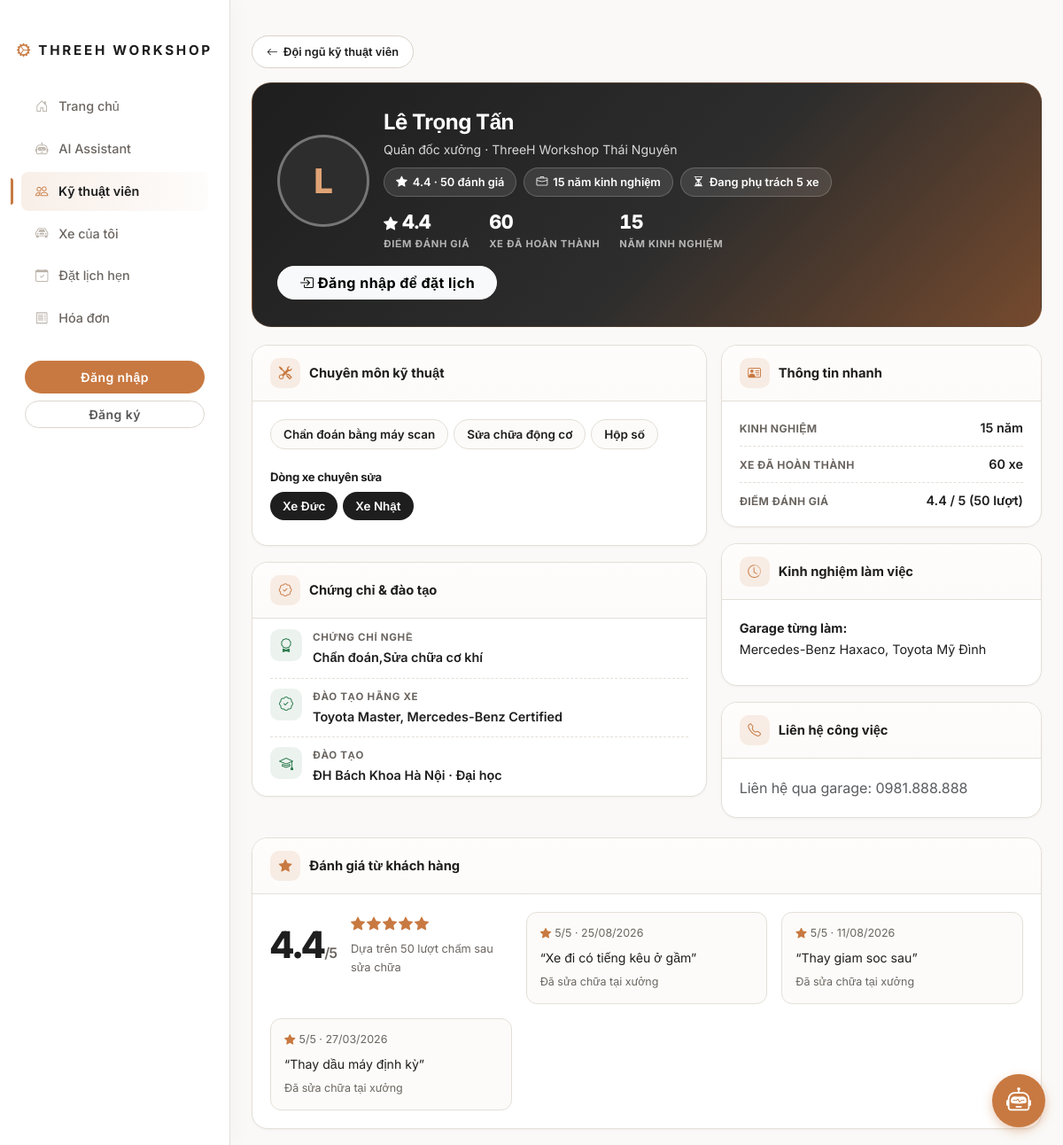
The page /our-team/19 on the database its author committed.
### app/models/models.py (models this page shows)
class User(Base):
    __tablename__ = "users"
    id = Column(Integer, primary_key=True, index=True)
    username = Column(String, unique=True, index=True)
    password_hash = Column(String)
    full_name = Column(String)
    phone = Column(String, nullable=True)
    email = Column(String, nullable=True)
    role = Column(String, default="customer") # roles: customer, technician, manager, admin
    address = Column(String, nullable=True)
    birth_date = Column(String, nullable=True) # YYYY-MM-DD
    preferred_contact = Column(String, nullable=True) # phone, zalo, email, facebook
    is_active = Column(Integer, default=1) # 1: đang hoạt động, 0: đã khóa
    leave_reason = Column(String, nullable=True) # Nghi viec | Di hoc nang cao | Trai nghiem | Khac
    leave_date = Column(String, nullable=True) # YYYY-MM-DD
    return_date = Column(String, nullable=True) # ngày quay lại (nếu có)
    vehicles = relationship("Vehicle", back_populates="owner")
    appointments = relationship("Appointment", foreign_keys="[Appointment.user_id]", back_populates="user")
    employee_profile = relationship("EmployeeProfile", back_populates="user", uselist=False)

class EmployeeProfile(Base):
    __tablename__ = "employee_profiles"
    id = Column(Integer, primary_key=True, index=True)
    user_id = Column(Integer, ForeignKey("users.id"), unique=True)
    dob_year = Column(Integer, nullable=True)
    gender = Column(String, nullable=True)
    avatar_url = Column(String, nullable=True)
    work_area = Column(String, nullable=True)
    job_title = Column(String, nullable=True)
    garage_name = Column(String, nullable=True)
    years_of_experience = Column(Integer, nullable=True)
    hire_date = Column(String, nullable=True)
    past_roles = Column(Text, nullable=True)
    technical_skills = Column(Text, nullable=True)
    education_school = Column(String, nullable=True)
    education_degree = Column(String, nullable=True)
    trade_certificates = Column(Text, nullable=True)
    brand_certificates = Column(Text, nullable=True)
    safety_certificates = Column(Text, nullable=True)
    past_garages = Column(Text, nullable=True)
    vehicle_types = Column(Text, nullable=True)
    key_projects = Column(Text, nullable=True)
    zalo_link = Column(String, nullable=True)
    facebook_link = Column(String, nullable=True)
    linkedin_link = Column(String, nullable=True)
    garage_address = Column(String, nullable=True)
    customer_rating_score = Column(Float, nullable=True)
    feedback_summary = Column(Text, nullable=True)
    social_profiles = Column(Text, nullable=True)
    tutorial_videos = Column(Text, nullable=True)
    tech_posts = Column(Text, nullable=True)
    community_participation = Column(Text, nullable=True)
    user = relationship("User", back_populates="employee_profile")

class RepairOrder(Base):
    __tablename__ = "repair_orders"
    id = Column(Integer, primary_key=True, index=True)
    vehicle_id = Column(Integer, ForeignKey("vehicles.id"))
    technician_id = Column(Integer, ForeignKey("users.id"), nullable=True)
    appointment_id = Column(Integer, ForeignKey("appointments.id"), nullable=True) # Lịch hẹn đã tạo ra phiếu này
    order_type = Column(String, default="Repair") # Repair, CarWash
    symptoms = Column(String)
    ai_diagnosis = Column(String)
    reception_datetime = Column(String, nullable=True)
    deliverer_name = Column(String, nullable=True)
    exterior_scratches = Column(String, nullable=True)
    fuel_level = Column(String, nullable=True)
    current_odo = Column(Integer, nullable=True)
    personal_belongings = Column(String, nullable=True)
    vehicle_images = Column(Text, nullable=True)
    symptom_severity = Column(String, nullable=True)
    abnormal_sounds = Column(String, nullable=True)
    warning_lights = Column(String, nullable=True)
    key_count = Column(Integer, nullable=True, default=0)
    inspection_result = Column(String, nullable=True)
    estimated_cost = Column(Integer, nullable=True)
    customer_approval = Column(String, default="Pending") # Pending, Approved, Rejected
    status = Column(String, default="Pending") # Pending (Chờ sửa), In Progress (Đang sửa), Completed (Hoàn thành)
    created_at = Column(DateTime, default=datetime.utcnow)
    repair_started_at = Column(DateTime, nullable=True)
    repair_notes = Column(Text, nullable=True)
    completed_at = Column(DateTime, nullable=True)
    handover_datetime = Column(String, nullable=True)
    service_rating = Column(Integer, nullable=True) # 1-5 sao
    final_odo = Column(Integer, nullable=True)
    completion_notes = Column(Text, nullable=True)
    completion_images = Column(Text, nullable=True) # nhiều ảnh, cách nhau bởi dấu phẩy
    repair_video_path = Column(String, nullable=True) # VD: /static/uploads/repairs/12_xxx.mp4
    repair_video_uploaded_at = Column(DateTime, nullable=True)
    vehicle = relationship("Vehicle", back_populates="repair_orders")
    technician = relationship("User", foreign_keys=[technician_id])
    invoice = relationship("Invoice", back_populates="repair_order", uselist=False)
    used_parts = relationship("RepairOrderPart", back_populates="repair_order")

### app/routers/customer.py (the view)
@router.get("/our-team/{tech_id}", response_class=HTMLResponse)
async def tech_public_profile(request: Request, tech_id: int, db: Session = Depends(get_db)):
    user = get_current_user_from_cookie(request, db)
    tech = db.query(User).filter(User.id == tech_id, User.role == "technician").first()
    if not tech or getattr(tech, "is_active", 1) == 0:
        return RedirectResponse("/our-team")
    done_orders = db.query(RepairOrder).filter(
        RepairOrder.technician_id == tech.id, RepairOrder.status == "Completed"
    ).order_by(RepairOrder.completed_at.desc()).all()
    rated = [o.service_rating for o in done_orders if o.service_rating]
    avg = round(sum(rated) / len(rated), 1) if rated else None
    open_n = db.query(RepairOrder).filter(
        RepairOrder.technician_id == tech.id,
        RepairOrder.status.in_(["Pending", "In Progress"])).count()
    reviews = [o for o in done_orders if o.service_rating][:3]
    stats = {"done": len(done_orders), "avg": avg, "nrate": len(rated), "open": open_n}
    return templates.TemplateResponse(request=request, name="tech_detail.html", context={
        "user": user, "tech": tech, "ep": tech.employee_profile,
        "stats": stats, "reviews": reviews
    })

### app/templates/tech_detail.html (shortened to what this page needs)
{% extends "base.html" %}
{% block content %}
<div class="mb-3 pt-3">
    <a href="/our-team" class="back-btn"><i class="bi bi-arrow-left"></i>Đội ngũ kỹ thuật viên</a>
</div>
<div class="tech-hero">
    <div class="d-flex gap-3 align-items-center position-relative flex-wrap" style="z-index:1;">
        {% if ep and ep.avatar_url %}
        <img src="{{ ep.avatar_url }}" alt="Ảnh {{ tech.full_name }}" class="tech-avatar">
        {% else %}
        <div class="tech-avatar-fallback" aria-hidden="true">{{ tech.full_name[0]|upper }}</div>
        {% endif %}
        <div class="flex-grow-1" style="min-width: 240px;">
            <h1 class="mb-1 fw-bold">{{ tech.full_name }}</h1>
            <div class="sub mb-2">{{ ep.job_title if ep and ep.job_title else 'Kỹ thuật viên' }}{% if ep and ep.garage_name %} · {{ ep.garage_name }}{% endif %}{% if ep and ep.work_area %} · {{ ep.work_area }}{% endif %}</div>
            <div class="d-flex gap-2 flex-wrap">
                {% if stats.avg %}
                <span class="tech-badge"><i class="bi bi-star-fill"></i>{{ stats.avg }} · {{ stats.nrate }} đánh giá</span>
                {% endif %}
                <span class="tech-badge"><i class="bi bi-briefcase"></i>{{ ep.years_of_experience or '—' }} năm kinh nghiệm</span>
                {% if stats.open == 0 %}
                <span class="tech-badge ok"><i class="bi bi-check-circle"></i>Đang nhận việc mới</span>
                {% else %}
                <span class="tech-badge"><i class="bi bi-hourglass-split"></i>Đang phụ trách {{ stats.open }} xe</span>
                {% endif %}
            </div>
            <div class="tech-stats" aria-label="Số liệu thợ">
                <div class="stat"><div class="n">{% if stats.avg %}<i class="bi bi-star-fill"></i> {{ stats.avg }}{% else %}—{% endif %}</div><div class="l">Điểm đánh giá</div></div>
                <div class="stat"><div class="n">{{ stats.done }}</div><div class="l">Xe đã hoàn thành</div></div>
                <div class="stat"><div class="n">{{ ep.years_of_experience or '—' }}</div><div class="l">Năm kinh nghiệm</div></div>
            </div>
        </div>
        {% if user and user.get('role') == 'customer' %}
        <a href="/my-appointments?tech_id={{ tech.id }}#bookNow" class="btn btn-light rounded-pill px-4 fw-bold"><i class="bi bi-calendar-check me-1"></i>Đặt lịch với tôi</a>
        {% elif not user %}
        <a href="/login?next=/our-team/{{ tech.id }}" class="btn btn-light rounded-pill px-4 fw-bold"><i class="bi bi-box-arrow-in-right me-1"></i>Đăng nhập để đặt lịch</a>
        {% endif %}
    </div>
</div>
<div class="row g-3 mt-1">
    <div class="col-lg-7">
        <div class="tech-card">
            <div class="tech-card-head"><i class="bi bi-tools"></i>Chuyên môn kỹ thuật</div>
            <div class="tech-card-body">
                {% if ep and ep.technical_skills %}
                    {% for s in ep.technical_skills.split(',') %}<span class="skill-pill">{{ s.strip() }}</span>{% endfor %}
                {% else %}
                <p class="text-muted mb-0">Đang cập nhật.</p>
                {% endif %}
                {% if ep and ep.vehicle_types %}
                <h6 class="fw-bold mt-3 mb-2" style="font-size:.82rem;color:var(--lux-graphite);">Dòng xe chuyên sửa</h6>
                {% for v in ep.vehicle_types.split(',') %}<span class="veh-pill">{{ v.strip() }}</span>{% endfor %}
                {% endif %}
            </div>
        </div>
        <div class="tech-card">
            <div class="tech-card-head"><i class="bi bi-patch-check"></i>Chứng chỉ & đào tạo</div>
            <div class="tech-card-body" style="padding-top:12px;padding-bottom:12px;">
                {% if ep and (ep.trade_certificates or ep.brand_certificates or ep.safety_certificates or ep.education_school) %}
                    {% if ep.trade_certificates %}
                    <div class="cert"><span class="ci"><i class="bi bi-award"></i></span><div><div class="ct">Chứng chỉ nghề</div><div class="cv">{{ ep.trade_certificates }}</div></div></div>
                    {% endif %}
                    {% if ep.brand_certificates %}
                    <div class="cert"><span class="ci"><i class="bi bi-patch-check"></i></span><div><div class="ct">Đào tạo hãng xe</div><div class="cv">{{ ep.brand_certificates }}</div></div></div>
                    {% endif %}
                    {% if ep.education_school %}
                    <div class="cert"><span class="ci"><i class="bi bi-mortarboard"></i></span><div><div class="ct">Đào tạo</div><div class="cv">{{ ep.education_school }}{% if ep.education_degree %} · {{ ep.education_degree }}{% endif %}</div></div></div>
                    {% endif %}
                {% else %}
                <p class="text-muted mb-0">Đang cập nhật.</p>
                {% endif %}
            </div>
        </div>
    </div>
    <div class="col-lg-5">
        <div class="tech-card">
            <div class="tech-card-head"><i class="bi bi-person-vcard"></i>Thông tin nhanh</div>
            <div class="tech-card-body" style="padding-top:10px;padding-bottom:10px;">
                <div class="info-row"><span class="k">Kinh nghiệm</span><span class="v">{{ ep.years_of_experience ~ ' năm' if ep and ep.years_of_experience else '—' }}</span></div>
                <div class="info-row"><span class="k">Xe đã hoàn thành</span><span class="v">{{ stats.done }} xe</span></div>
                <div class="info-row"><span class="k">Điểm đánh giá</span><span class="v">{% if stats.avg %}{{ stats.avg }} / 5 ({{ stats.nrate }} lượt){% else %}Chưa có{% endif %}</span></div>
            </div>
        </div>
        <div class="tech-card">
            <div class="tech-card-head"><i class="bi bi-clock-history"></i>Kinh nghiệm làm việc</div>
            <div class="tech-card-body">
                {% if ep and (ep.past_garages or ep.key_projects or ep.past_roles) %}
                    {% if ep.past_garages %}<p class="mb-2" style="font-size:.9rem;"><strong>Garage từng làm:</strong><br>{{ ep.past_garages.replace('\n', '<br>')|safe }}</p>{% endif %}
                {% else %}
                <p class="text-muted mb-0">Đang cập nhật.</p>
                {% endif %}
            </div>
        </div>
        <div class="tech-card">
            <div class="tech-card-head"><i class="bi bi-telephone"></i>Liên hệ công việc</div>
            <div class="tech-card-body">
                {% if ep and (ep.zalo_link or ep.facebook_link or ep.linkedin_link) %}
                    <div class="d-flex gap-2 flex-wrap">
                        {% if ep.zalo_link %}<a href="{{ ep.zalo_link }}" target="_blank" rel="noopener" class="btn btn-sm rounded-pill" style="background:#fff;border:1px solid #D8D1C8;color:var(--lux-graphite);">Zalo</a>{% endif %}
                        {% if ep.facebook_link %}<a href="{{ ep.facebook_link }}" target="_blank" rel="noopener" class="btn btn-sm rounded-pill" style="background:#fff;border:1px solid #D8D1C8;color:var(--lux-graphite);">Facebook</a>{% endif %}
                        {% if ep.linkedin_link %}<a href="{{ ep.linkedin_link }}" target="_blank" rel="noopener" class="btn btn-sm rounded-pill" style="background:#fff;border:1px solid #D8D1C8;color:var(--lux-graphite);">LinkedIn</a>{% endif %}
                    </div>
                    <p class="mt-3 mb-0" style="font-size:.82rem;color:var(--lux-slate);">Liên hệ công việc qua garage để được xác nhận nhanh. Không chia sẻ số cá nhân trên trang công khai.</p>
                {% else %}
                <p class="text-muted mb-0">Liên hệ qua garage: 0981.888.888</p>
                {% endif %}
            </div>
        </div>
    </div>
</div>
<div class="tech-card mt-1">
    <div class="tech-card-head"><i class="bi bi-star-fill"></i>Đánh giá từ khách hàng</div>
    <div class="tech-card-body">
        {% if stats.avg %}
        <div class="row g-3 align-items-stretch">
            <div class="col-md-4">
                <div class="score-wrap" style="margin-bottom:0;">
                    <div class="score-big">{{ stats.avg }}<small>/5</small></div>
                    <div>
                        <div class="stars" aria-label="{{ stats.avg }} trên 5 sao">{% for _ in range(5) %}<i class="bi bi-star-fill"></i>{% endfor %}</div>
                        <div style="font-size:.8rem;color:var(--lux-slate);margin-top:4px;">Dựa trên {{ stats.nrate }} lượt chấm sau sửa chữa</div>
                    </div>
                </div>
            </div>
            {% for r in reviews %}
            <div class="col-md-4">
                <div class="review" style="margin-top:0;height:100%;">
                    <div class="rh"><span><i class="bi bi-star-fill me-1" style="color:var(--copper-orange);"></i>{{ r.service_rating }}/5 · {{ r.completed_at.strftime('%d/%m/%Y') if r.completed_at else (r.created_at.strftime('%d/%m/%Y') if r.created_at else '') }}</span></div>
                    <div class="rt">“{{ (r.symptoms or '')|truncate(120) }}”</div>
                    <div style="font-size:.78rem;color:var(--lux-slate);margin-top:6px;">Đã sửa chữa tại xưởng</div>
                </div>
            </div>
            {% endfor %}
        </div>
        {% else %}
        <p class="text-muted mb-0">Thợ mới — chưa có lượt chấm nào. Hãy là khách đầu tiên đặt lịch và đánh giá.</p>
        {% endif %}
    </div>
</div>
{% endblock %}

### app/templates/base.html (style rules this page uses)
:root { --warm-white: #FAF9F7; --concrete-gray: #E9ECEF; --charcoal-black: #1E1E1E; --dark-graphite: #2D2D2D; --copper-orange: #C87941; --text-muted: #8C8C8C; --lux-ivory: #FCFBF9; --lux-sand: #F4F1EC; --lux-hairline: #E4DFD8; --lux-slate: #6B6560; --lux-bronze-deep: #A65E2F; --lux-graphite: #1E1E1E; }
body { background-color: var(--warm-white); font-family: 'Inter', sans-serif; color: var(--charcoal-black); line-height: 1.65; -webkit-font-smoothing: antialiased; }
h1, h2, h3, h4, h5, h6 { font-weight: 600; letter-spacing: -0.02em; color: var(--lux-graphite); }
a { color: var(--copper-orange); text-decoration: none; transition: color 0.2s ease; }
.btn { border-radius: 999px; font-weight: 600; letter-spacing: 0.03em; transition: all 0.25s cubic-bezier(0.22, 1, 0.36, 1); }
::placeholder { color: #B5AFA8; }

### rows shown on the page
User: full_name "L", full_name "Lê Trọng Tấn"
EmployeeProfile: job_title "Quản đốc xưởng", garage_name "ThreeH Workshop Thái Nguyên", years_of_experience "15", trade_certificates "Chẩn đoán,Sửa chữa cơ khí", brand_certificates "Toyota Master, Mercedes-Benz Certified", education_school "ĐH Bách Khoa Hà Nội", education_degree "Đại học", years_of_experience "15 năm", past_garages.replace "Mercedes-Benz Haxaco, Toyota Mỹ Đình"
RepairOrder: service_rating "5", completed_at "25/08/2026", symptoms "Xe đi có tiếng kêu ở gầm"
RepairOrder: service_rating "5", completed_at "11/08/2026", symptoms "Thay giam soc sau"
RepairOrder: service_rating "5", completed_at "27/03/2026", symptoms "Thay dầu máy định kỳ"

### other values the page prints
{{ stats.avg }} "4.4"
{{ stats.nrate }} "50"
{{ stats.open }} "5"
{{ stats.done }} "60"
{{ s.strip() }} "Chẩn đoán bằng máy scan" "Sửa chữa động cơ" "Hộp số"
{{ v.strip() }} "Xe Đức" "Xe Nhật"
